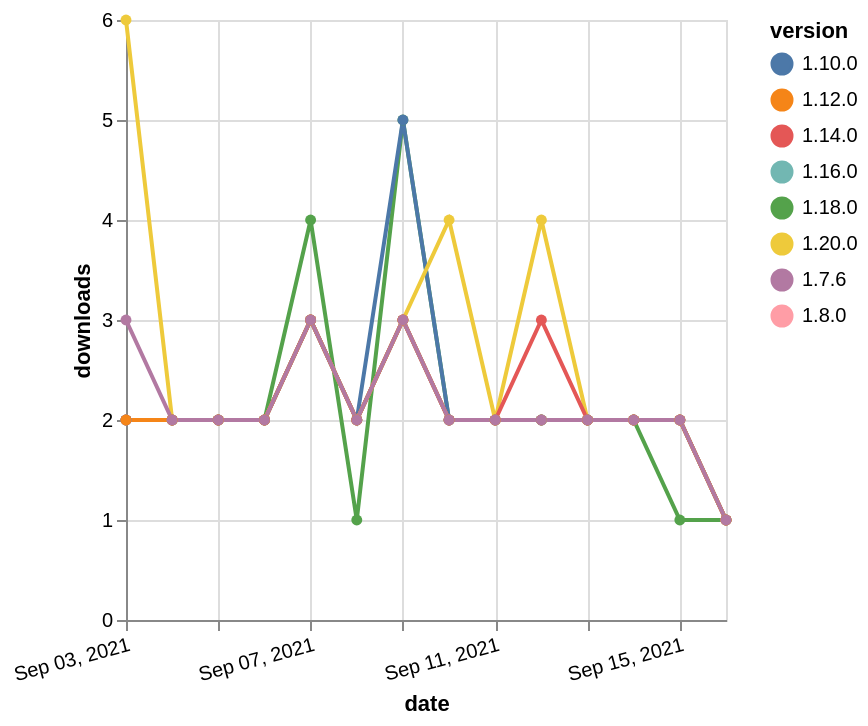

The specification (Vega-Lite) saved for this image:
### Vega-Lite specification from a JSON file in a GitHub repository (floating-point values rounded to 4 significant figures)
{"$schema": "https://vega.github.io/schema/vega-lite/v5.json", "description": "A simple bar chart with embedded data.", "data": {"values": [{"date": "2021-09-03", "total": 756, "delta": 2, "version": "1.18.0"}, {"date": "2021-09-04", "total": 758, "delta": 2, "version": "1.18.0"}, {"date": "2021-09-05", "total": 760, "delta": 2, "version": "1.18.0"}, {"date": "2021-09-06", "total": 762, "delta": 2, "version": "1.18.0"}, {"date": "2021-09-07", "total": 766, "delta": 4, "version": "1.18.0"}, {"date": "2021-09-08", "total": 767, "delta": 1, "version": "1.18.0"}, {"date": "2021-09-09", "total": 772, "delta": 5, "version": "1.18.0"}, {"date": "2021-09-10", "total": 774, "delta": 2, "version": "1.18.0"}, {"date": "2021-09-11", "total": 776, "delta": 2, "version": "1.18.0"}, {"date": "2021-09-12", "total": 778, "delta": 2, "version": "1.18.0"}, {"date": "2021-09-13", "total": 780, "delta": 2, "version": "1.18.0"}, {"date": "2021-09-14", "total": 782, "delta": 2, "version": "1.18.0"}, {"date": "2021-09-15", "total": 783, "delta": 1, "version": "1.18.0"}, {"date": "2021-09-16", "total": 784, "delta": 1, "version": "1.18.0"}, {"date": "2021-09-03", "total": 2379, "delta": 2, "version": "1.8.0"}, {"date": "2021-09-04", "total": 2381, "delta": 2, "version": "1.8.0"}, {"date": "2021-09-05", "total": 2383, "delta": 2, "version": "1.8.0"}, {"date": "2021-09-06", "total": 2385, "delta": 2, "version": "1.8.0"}, {"date": "2021-09-07", "total": 2388, "delta": 3, "version": "1.8.0"}, {"date": "2021-09-08", "total": 2390, "delta": 2, "version": "1.8.0"}, {"date": "2021-09-09", "total": 2393, "delta": 3, "version": "1.8.0"}, {"date": "2021-09-10", "total": 2395, "delta": 2, "version": "1.8.0"}, {"date": "2021-09-11", "total": 2397, "delta": 2, "version": "1.8.0"}, {"date": "2021-09-12", "total": 2399, "delta": 2, "version": "1.8.0"}, {"date": "2021-09-13", "total": 2401, "delta": 2, "version": "1.8.0"}, {"date": "2021-09-14", "total": 2403, "delta": 2, "version": "1.8.0"}, {"date": "2021-09-15", "total": 2405, "delta": 2, "version": "1.8.0"}, {"date": "2021-09-16", "total": 2406, "delta": 1, "version": "1.8.0"}, {"date": "2021-09-03", "total": 2231, "delta": 2, "version": "1.10.0"}, {"date": "2021-09-04", "total": 2233, "delta": 2, "version": "1.10.0"}, {"date": "2021-09-05", "total": 2235, "delta": 2, "version": "1.10.0"}, {"date": "2021-09-06", "total": 2237, "delta": 2, "version": "1.10.0"}, {"date": "2021-09-07", "total": 2240, "delta": 3, "version": "1.10.0"}, {"date": "2021-09-08", "total": 2242, "delta": 2, "version": "1.10.0"}, {"date": "2021-09-09", "total": 2247, "delta": 5, "version": "1.10.0"}, {"date": "2021-09-10", "total": 2249, "delta": 2, "version": "1.10.0"}, {"date": "2021-09-11", "total": 2251, "delta": 2, "version": "1.10.0"}, {"date": "2021-09-12", "total": 2253, "delta": 2, "version": "1.10.0"}, {"date": "2021-09-13", "total": 2255, "delta": 2, "version": "1.10.0"}, {"date": "2021-09-14", "total": 2257, "delta": 2, "version": "1.10.0"}, {"date": "2021-09-15", "total": 2259, "delta": 2, "version": "1.10.0"}, {"date": "2021-09-16", "total": 2260, "delta": 1, "version": "1.10.0"}, {"date": "2021-09-03", "total": 247, "delta": 6, "version": "1.20.0"}, {"date": "2021-09-04", "total": 249, "delta": 2, "version": "1.20.0"}, {"date": "2021-09-05", "total": 251, "delta": 2, "version": "1.20.0"}, {"date": "2021-09-06", "total": 253, "delta": 2, "version": "1.20.0"}, {"date": "2021-09-07", "total": 256, "delta": 3, "version": "1.20.0"}, {"date": "2021-09-08", "total": 258, "delta": 2, "version": "1.20.0"}, {"date": "2021-09-09", "total": 261, "delta": 3, "version": "1.20.0"}, {"date": "2021-09-10", "total": 265, "delta": 4, "version": "1.20.0"}, {"date": "2021-09-11", "total": 267, "delta": 2, "version": "1.20.0"}, {"date": "2021-09-12", "total": 271, "delta": 4, "version": "1.20.0"}, {"date": "2021-09-13", "total": 273, "delta": 2, "version": "1.20.0"}, {"date": "2021-09-14", "total": 275, "delta": 2, "version": "1.20.0"}, {"date": "2021-09-15", "total": 277, "delta": 2, "version": "1.20.0"}, {"date": "2021-09-16", "total": 278, "delta": 1, "version": "1.20.0"}, {"date": "2021-09-03", "total": 1035, "delta": 2, "version": "1.16.0"}, {"date": "2021-09-04", "total": 1037, "delta": 2, "version": "1.16.0"}, {"date": "2021-09-05", "total": 1039, "delta": 2, "version": "1.16.0"}, {"date": "2021-09-06", "total": 1041, "delta": 2, "version": "1.16.0"}, {"date": "2021-09-07", "total": 1044, "delta": 3, "version": "1.16.0"}, {"date": "2021-09-08", "total": 1046, "delta": 2, "version": "1.16.0"}, {"date": "2021-09-09", "total": 1049, "delta": 3, "version": "1.16.0"}, {"date": "2021-09-10", "total": 1051, "delta": 2, "version": "1.16.0"}, {"date": "2021-09-11", "total": 1053, "delta": 2, "version": "1.16.0"}, {"date": "2021-09-12", "total": 1055, "delta": 2, "version": "1.16.0"}, {"date": "2021-09-13", "total": 1057, "delta": 2, "version": "1.16.0"}, {"date": "2021-09-14", "total": 1059, "delta": 2, "version": "1.16.0"}, {"date": "2021-09-15", "total": 1061, "delta": 2, "version": "1.16.0"}, {"date": "2021-09-16", "total": 1062, "delta": 1, "version": "1.16.0"}, {"date": "2021-09-03", "total": 1528, "delta": 2, "version": "1.14.0"}, {"date": "2021-09-04", "total": 1530, "delta": 2, "version": "1.14.0"}, {"date": "2021-09-05", "total": 1532, "delta": 2, "version": "1.14.0"}, {"date": "2021-09-06", "total": 1534, "delta": 2, "version": "1.14.0"}, {"date": "2021-09-07", "total": 1537, "delta": 3, "version": "1.14.0"}, {"date": "2021-09-08", "total": 1539, "delta": 2, "version": "1.14.0"}, {"date": "2021-09-09", "total": 1542, "delta": 3, "version": "1.14.0"}, {"date": "2021-09-10", "total": 1544, "delta": 2, "version": "1.14.0"}, {"date": "2021-09-11", "total": 1546, "delta": 2, "version": "1.14.0"}, {"date": "2021-09-12", "total": 1549, "delta": 3, "version": "1.14.0"}, {"date": "2021-09-13", "total": 1551, "delta": 2, "version": "1.14.0"}, {"date": "2021-09-14", "total": 1553, "delta": 2, "version": "1.14.0"}, {"date": "2021-09-15", "total": 1555, "delta": 2, "version": "1.14.0"}, {"date": "2021-09-16", "total": 1556, "delta": 1, "version": "1.14.0"}, {"date": "2021-09-03", "total": 1729, "delta": 2, "version": "1.12.0"}, {"date": "2021-09-04", "total": 1731, "delta": 2, "version": "1.12.0"}, {"date": "2021-09-05", "total": 1733, "delta": 2, "version": "1.12.0"}, {"date": "2021-09-06", "total": 1735, "delta": 2, "version": "1.12.0"}, {"date": "2021-09-07", "total": 1738, "delta": 3, "version": "1.12.0"}, {"date": "2021-09-08", "total": 1740, "delta": 2, "version": "1.12.0"}, {"date": "2021-09-09", "total": 1743, "delta": 3, "version": "1.12.0"}, {"date": "2021-09-10", "total": 1745, "delta": 2, "version": "1.12.0"}, {"date": "2021-09-11", "total": 1747, "delta": 2, "version": "1.12.0"}, {"date": "2021-09-12", "total": 1749, "delta": 2, "version": "1.12.0"}, {"date": "2021-09-13", "total": 1751, "delta": 2, "version": "1.12.0"}, {"date": "2021-09-14", "total": 1753, "delta": 2, "version": "1.12.0"}, {"date": "2021-09-15", "total": 1755, "delta": 2, "version": "1.12.0"}, {"date": "2021-09-16", "total": 1756, "delta": 1, "version": "1.12.0"}, {"date": "2021-09-03", "total": 2470, "delta": 3, "version": "1.7.6"}, {"date": "2021-09-04", "total": 2472, "delta": 2, "version": "1.7.6"}, {"date": "2021-09-05", "total": 2474, "delta": 2, "version": "1.7.6"}, {"date": "2021-09-06", "total": 2476, "delta": 2, "version": "1.7.6"}, {"date": "2021-09-07", "total": 2479, "delta": 3, "version": "1.7.6"}, {"date": "2021-09-08", "total": 2481, "delta": 2, "version": "1.7.6"}, {"date": "2021-09-09", "total": 2484, "delta": 3, "version": "1.7.6"}, {"date": "2021-09-10", "total": 2486, "delta": 2, "version": "1.7.6"}, {"date": "2021-09-11", "total": 2488, "delta": 2, "version": "1.7.6"}, {"date": "2021-09-12", "total": 2490, "delta": 2, "version": "1.7.6"}, {"date": "2021-09-13", "total": 2492, "delta": 2, "version": "1.7.6"}, {"date": "2021-09-14", "total": 2494, "delta": 2, "version": "1.7.6"}, {"date": "2021-09-15", "total": 2496, "delta": 2, "version": "1.7.6"}, {"date": "2021-09-16", "total": 2497, "delta": 1, "version": "1.7.6"}]}, "width": "container", "mark": {"type": "line", "point": {"filled": true}}, "encoding": {"x": {"field": "date", "type": "temporal", "timeUnit": "yearmonthdate", "title": "date", "axis": {"labelAngle": -15}}, "y": {"field": "delta", "type": "quantitative", "title": "downloads"}, "color": {"field": "version", "type": "nominal"}, "tooltip": {"field": "delta"}}}
